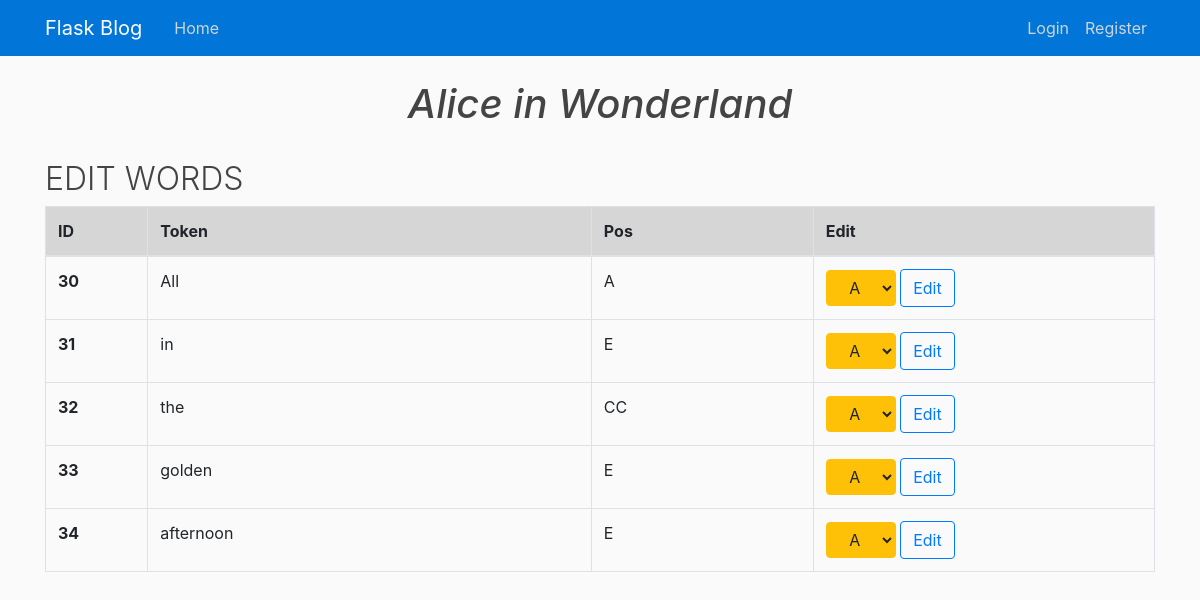
/edit_words/4, run on an earlier commit of the app's database.
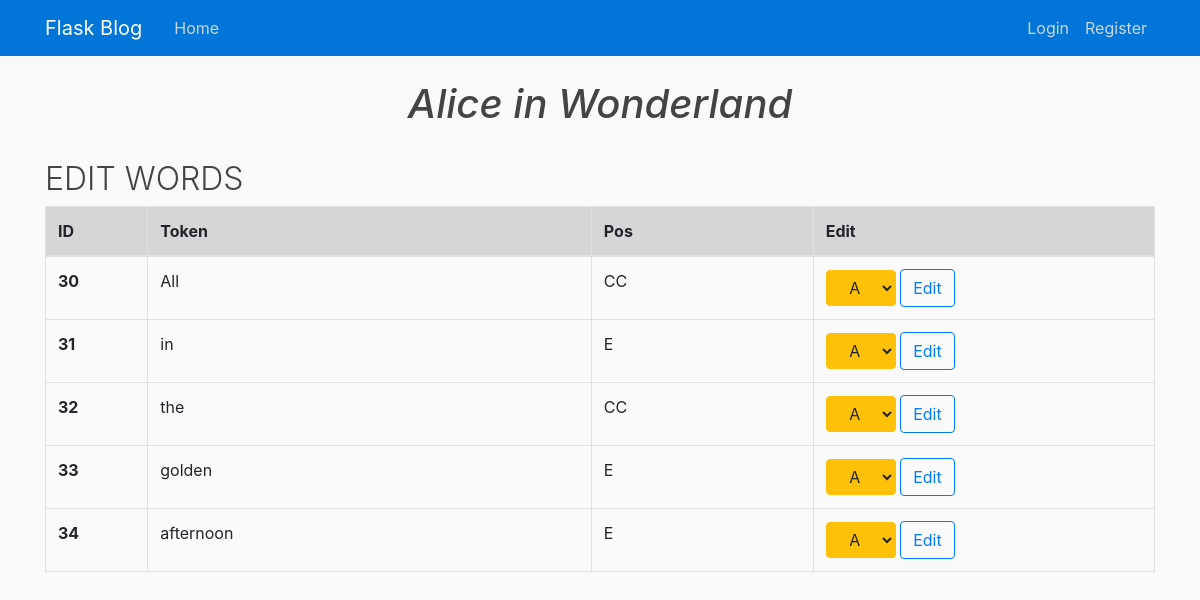
And on a later commit of the database.
### flaskblog/models.py (models this page shows)
class Words(db.Model):
    id = db.Column(db.Integer, primary_key=True)
    word = db.Column(db.String(100), nullable=False)
    pos = db.Column(db.String(100), nullable=False)
    sentowner_id = db.Column(db.Integer, db.ForeignKey('sent.id'), nullable=False)

### flaskblog/routes.py (the view)
@app.route("/edit_words/<int:sent_id>", methods=['GET', 'POST'])
def edit_words(sent_id):
    sent = Sent.query.get_or_404(sent_id)
    words = Words.query.filter_by(sentowner=sent)
    text = Texts.query.filter_by(id=sent.owner_id)
    form = Edit_words()
    return render_template('edit_words.html', title='Words', sent=sent, words=words, form=form, text=text)

### flaskblog/forms.py
class Edit_words(FlaskForm):
    edit  = SelectField('POS', [DataRequired()],
                        choices=[('A', 'A'),
                                 ('CC', 'CC'),
                                 ('E', 'E'),
                                 ('EA', 'EA'),
                                 ('FC', 'FC'),
                                 ('FF', 'FF'),
                                 ('FS', 'FS'),
                                 ('RI', 'RI'),
                                 ('RD', 'RD'),
                                 ('S', 'S'),
                                 ('SP', 'SP'),
                                 ('V', 'V'),])

### flaskblog/templates/edit_words.html (shortened to what this page needs)
{% extends "layout.html" %}
{% block content %}
{% for i in text %}
<h1 class="text-center , font-italic">{{ i.title }}</h1><br>
{% endfor %}
<h2 class="font-weight-light">EDIT WORDS</h2>
<table class="table table-bordered" style="width: 100%">
    <thead>
      <tr class="table-active">
        <th scope="col">ID</th>
        <th scope="col" style="width: 40%;">Token</th>
        <th scope="col" style="width: 20%;">Pos</th>
        <th scope="col">Edit</th>
      </tr>
    </thead>
    <tbody>
        {% for i in words %}
        <tr>
          <th>{{ i.id }}</th>
          <td>{{ i.word }}</td>
          <td>{{ i.pos }}</td>
          <td>
            <form action="{{ url_for('update_pos', words_id=i.id) }}" method="POST">
                {{ form.edit(class="btn btn-warning dropdown-toggle") }}
                <input type="submit" class="btn btn-outline-primary" value="Edit">
            </form>
          </td>
        </tr>
        {% endfor %}
    </tbody>
</table>
{% endblock content %}

What changed in the data, as far as the page shows it:
changed Words "All": pos "A" → "CC"
